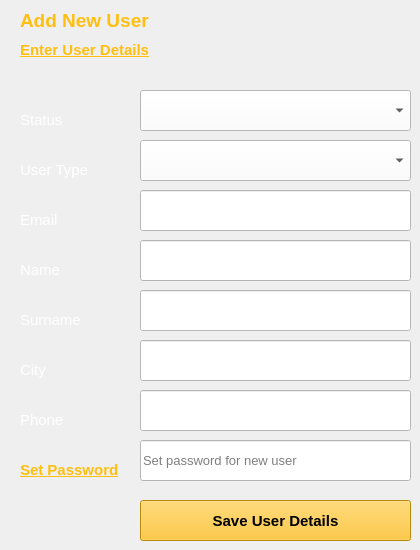
    <widget class="QWidget" name="tab">
     <attribute name="title">
      <string>Add User</string>
     </attribute>
     <widget class="QLabel" name="label">
      <property name="geometry">
       <rect>
        <x>20</x>
        <y>10</y>
        <width>251</width>
        <height>21</height>
       </rect>
      </property>
      <property name="font">
       <font>
        <pointsize>14</pointsize>
        <weight>75</weight>
        <bold>true</bold>
       </font>
      </property>
      <property name="styleSheet">
       <string notr="true">color: rgb(255, 191, 16);</string>
      </property>
      <property name="text">
       <string>Add New User</string>
      </property>
     </widget>
     <widget class="QLabel" name="label_4">
      <property name="geometry">
       <rect>
        <x>20</x>
        <y>40</y>
        <width>161</width>
        <height>20</height>
       </rect>
      </property>
      <property name="font">
       <font>
        <pointsize>11</pointsize>
        <weight>75</weight>
        <bold>true</bold>
        <underline>true</underline>
       </font>
      </property>
      <property name="styleSheet">
       <string notr="true">color: rgb(255, 191, 16);</string>
      </property>
      <property name="text">
       <string>Enter User Details</string>
      </property>
     </widget>
     <widget class="QLabel" name="label_6">
      <property name="geometry">
       <rect>
        <x>20</x>
        <y>210</y>
        <width>111</width>
        <height>20</height>
       </rect>
      </property>
      <property name="font">
       <font>
        <pointsize>11</pointsize>
       </font>
      </property>
      <property name="styleSheet">
       <string notr="true">color: rgb(255, 255, 255);</string>
      </property>
      <property name="text">
       <string>Email</string>
      </property>
     </widget>
     <widget class="QLineEdit" name="tb12">
      <property name="geometry">
       <rect>
        <x>140</x>
        <y>190</y>
        <width>271</width>
        <height>41</height>
       </rect>
      </property>
      <property name="styleSheet">
       <string notr="true">background-color: rgb(255, 255, 255);</string>
      </property>
     </widget>
     <widget class="QLabel" name="label_7">
      <property name="geometry">
       <rect>
        <x>20</x>
        <y>260</y>
        <width>111</width>
        <height>20</height>
       </rect>
      </property>
      <property name="font">
       <font>
        <pointsize>11</pointsize>
       </font>
      </property>
      <property name="styleSheet">
       <string notr="true">color: rgb(255, 255, 255);</string>
      </property>
      <property name="text">
       <string>Name</string>
      </property>
     </widget>
     <widget class="QLineEdit" name="tb13">
      <property name="geometry">
       <rect>
        <x>140</x>
        <y>240</y>
        <width>271</width>
        <height>41</height>
       </rect>
      </property>
      <property name="styleSheet">
       <string notr="true">background-color: rgb(255, 255, 255);</string>
      </property>
     </widget>
     <widget class="QLabel" name="label_8">
      <property name="geometry">
       <rect>
        <x>20</x>
        <y>310</y>
        <width>111</width>
        <height>20</height>
       </rect>
      </property>
      <property name="font">
       <font>
        <pointsize>11</pointsize>
       </font>
      </property>
      <property name="styleSheet">
       <string notr="true">color: rgb(255, 255, 255);</string>
      </property>
      <property name="text">
       <string>Surname</string>
      </property>
     </widget>
     <widget class="QLineEdit" name="tb14">
      <property name="geometry">
       <rect>
        <x>140</x>
        <y>290</y>
        <width>271</width>
        <height>41</height>
       </rect>
      </property>
      <property name="styleSheet">
       <string notr="true">background-color: rgb(255, 255, 255);</string>
      </property>
     </widget>
     <widget class="QLabel" name="label_10">
      <property name="geometry">
       <rect>
        <x>20</x>
        <y>360</y>
        <width>111</width>
        <height>20</height>
       </rect>
      </property>
      <property name="font">
       <font>
        <pointsize>11</pointsize>
       </font>
      </property>
      <property name="styleSheet">
       <string notr="true">color: rgb(255, 255, 255);</string>
      </property>
      <property name="text">
       <string>City</string>
      </property>
     </widget>
     <widget class="QLineEdit" name="tb15">
      <property name="geometry">
       <rect>
        <x>140</x>
        <y>340</y>
        <width>271</width>
        <height>41</height>
       </rect>
      </property>
      <property name="styleSheet">
       <string notr="true">background-color: rgb(255, 255, 255);</string>
      </property>
     </widget>
     <widget class="QLineEdit" name="tb16">
      <property name="geometry">
       <rect>
        <x>140</x>
        <y>390</y>
        <width>271</width>
        <height>41</height>
       </rect>
      </property>
      <property name="styleSheet">
       <string notr="true">background-color: rgb(255, 255, 255);</string>
      </property>
     </widget>
     <widget class="QLabel" name="label_11">
      <property name="geometry">
       <rect>
        <x>20</x>
        <y>410</y>
        <width>111</width>
        <height>20</height>
       </rect>
      </property>
      <property name="font">
       <font>
        <pointsize>11</pointsize>
       </font>
      </property>
      <property name="styleSheet">
       <string notr="true">color: rgb(255, 255, 255);</string>
      </property>
      <property name="text">
       <string>Phone</string>
      </property>
     </widget>
     <widget class="QPushButton" name="b5">
      <property name="geometry">
       <rect>
        <x>140</x>
        <y>500</y>
        <width>271</width>
        <height>41</height>
       </rect>
      </property>
      <property name="font">
       <font>
        <pointsize>11</pointsize>
        <weight>75</weight>
        <bold>true</bold>
       </font>
      </property>
      <property name="styleSheet">
       <string notr="true">background-color: rgb(255, 191, 16);</string>
      </property>
      <property name="text">
       <string>Save User Details</string>
      </property>
     </widget>
     <widget class="QLineEdit" name="tb17">
      <property name="geometry">
       <rect>
        <x>140</x>
        <y>440</y>
        <width>271</width>
        <height>41</height>
       </rect>
      </property>
      <property name="font">
       <font>
        <pointsize>10</pointsize>
       </font>
      </property>
      <property name="styleSheet">
       <string notr="true">background-color: rgb(255, 255, 255);</string>
      </property>
      <property name="echoMode">
       <enum>QLineEdit::Password</enum>
      </property>
      <property name="placeholderText">
       <string>Set password for new user</string>
      </property>
      <property name="clearButtonEnabled">
       <bool>true</bool>
      </property>
     </widget>
     <widget class="QLabel" name="label_15">
      <property name="geometry">
       <rect>
        <x>20</x>
        <y>460</y>
        <width>111</width>
        <height>20</height>
       </rect>
      </property>
      <property name="font">
       <font>
        <pointsize>11</pointsize>
        <weight>75</weight>
        <bold>true</bold>
        <underline>true</underline>
       </font>
      </property>
      <property name="styleSheet">
       <string notr="true">color: rgb(255, 191, 16);</string>
      </property>
      <property name="text">
       <string>Set Password</string>
      </property>
     </widget>
     <widget class="QLabel" name="label_33">
      <property name="geometry">
       <rect>
        <x>20</x>
        <y>110</y>
        <width>111</width>
        <height>20</height>
       </rect>
      </property>
      <property name="font">
       <font>
        <pointsize>11</pointsize>
       </font>
      </property>
      <property name="styleSheet">
       <string notr="true">color: rgb(255, 255, 255);</string>
      </property>
      <property name="text">
       <string>Status</string>
      </property>
     </widget>
     <widget class="QComboBox" name="cb21_4">
      <property name="geometry">
       <rect>
        <x>140</x>
        <y>140</y>
        <width>271</width>
        <height>41</height>
       </rect>
      </property>
      <property name="styleSheet">
       <string notr="true">background-color: rgb(255, 255, 255);
font: 12pt &quot;MS Shell Dlg 2&quot;;</string>
      </property>
      <property name="currentIndex">
       <number>-1</number>
      </property>
      <item>
       <property name="text">
        <string>admin</string>
       </property>
      </item>
      <item>
       <property name="text">
        <string>teacher</string>
       </property>
      </item>
      <item>
       <property name="text">
        <string>student</string>
       </property>
      </item>
     </widget>
     <widget class="QLabel" name="label_34">
      <property name="geometry">
       <rect>
        <x>20</x>
        <y>160</y>
        <width>111</width>
        <height>20</height>
       </rect>
      </property>
      <property name="font">
       <font>
        <pointsize>11</pointsize>
       </font>
      </property>
      <property name="styleSheet">
       <string notr="true">color: rgb(255, 255, 255);</string>
      </property>
      <property name="text">
       <string>User Type</string>
      </property>
     </widget>
     <widget class="QComboBox" name="cb21_5">
      <property name="geometry">
       <rect>
        <x>140</x>
        <y>90</y>
        <width>271</width>
        <height>41</height>
       </rect>
      </property>
      <property name="styleSheet">
       <string notr="true">background-color: rgb(255, 255, 255);
font: 12pt &quot;MS Shell Dlg 2&quot;;</string>
      </property>
      <property name="currentIndex">
       <number>-1</number>
      </property>
      <item>
       <property name="text">
        <string>Active</string>
       </property>
      </item>
      <item>
       <property name="text">
        <string>Pending</string>
       </property>
      </item>
     </widget>
    </widget>
